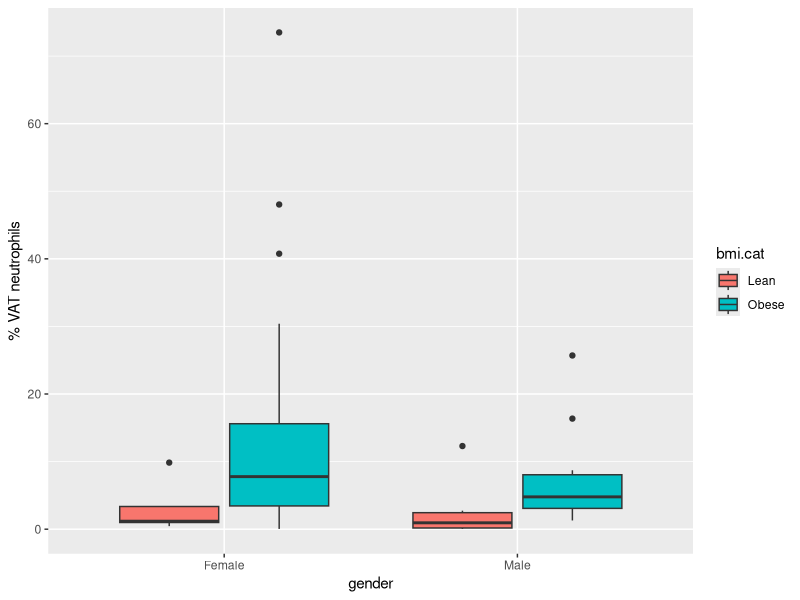

Write R code to recreate this figure.
## ---- chunk 1
knitr::opts_chunk$set(echo = TRUE)

library(readxl)
library(tidyverse)
library(pwr)
## ---- chunk 2
x <- readxl::read_xlsx("../data/Genders analysis for figure 1A.xlsx") %>%
  select(-`###`) 
## ---- chunk 3
bmi <- 
  x %>%
  mutate(gender = if_else(grepl("female", Gender),
                          true = "Female",
                          false = Gender)) %>%
  mutate(bmi.cat = if_else(grepl("L", `Patient ID`),
                           true = "Lean",
                           false = "Obese")
         ) 
## ---- chunk 4
bmi %>%
  ggplot(aes(x = gender, y = `% VAT neutrophils`)) +
  geom_boxplot(aes(fill = bmi.cat))
## ---- chunk 5
females <- 
  bmi %>%
  filter(gender == "Female")

means <- 
  females %>%
  group_by(bmi.cat) %>%
  summarize(mean = mean(`% VAT neutrophils`),
            sd = sd(`% VAT neutrophils`),
            n = n())

diff.means <- 
  means$mean[means$bmi.cat == "Obese"] - means$mean[means$bmi.cat == "Lean"]

pooled.sd <- 
  sqrt(means$sd[means$bmi.cat == "Obese"]^2 + 
         means$sd[means$bmi.cat == "Lean"]^2)

cohens.d <- diff.means / pooled.sd
## ---- chunk 6
bmi %>%
  filter(gender == "Male") %>%
  group_by(bmi.cat) %>%
    summarize(mean = mean(`% VAT neutrophils`),
            sd = sd(`% VAT neutrophils`),
            n = n())

pwr.t.test(n = 4, d = cohens.d, sig.level = 0.05)
pwr.t.test(n = 6, d = cohens.d, sig.level = 0.05)
